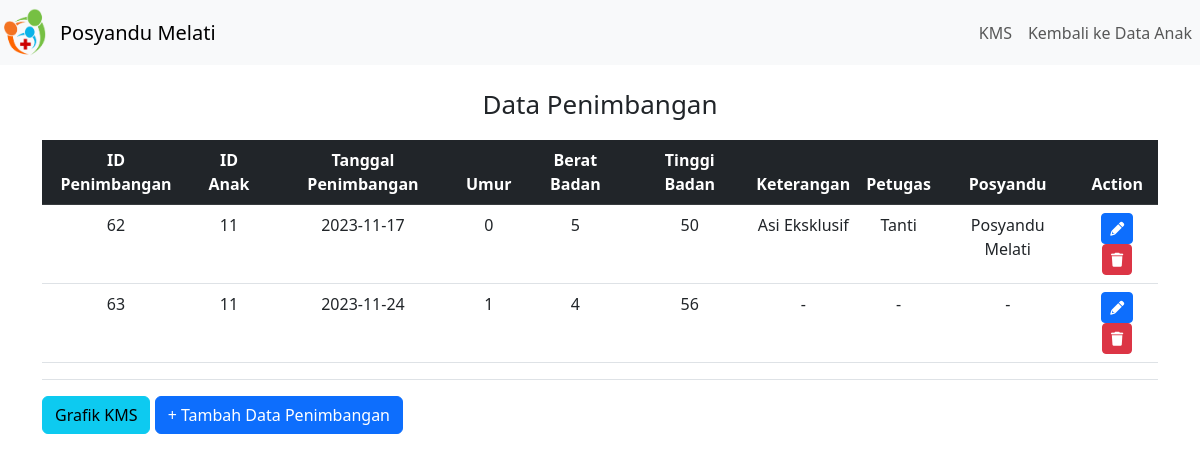
The app's page /penimbangan/data_penimbangan.php?id_anak=11 with its own data.
### tables this page shows
CREATE TABLE `t_penimbangan` (
  `id_penimbangan` int(11) NOT NULL,
  `id_anak` int(11) NOT NULL,
  `tgl_penimbangan` date NOT NULL,
  `umur` int(2) NOT NULL,
  `berat_badan` float NOT NULL,
  `tinggi_badan` float NOT NULL,
  `keterangan` text NOT NULL,
  `petugas` varchar(100) NOT NULL,
  `posyandu` varchar(100) NOT NULL
);

### penimbangan/data_penimbangan.php (the view, shortened to what this page needs)
<!DOCTYPE html>
<html>
<head>
  <link rel="stylesheet" href="https://cdn.jsdelivr.net/npm/bootstrap@5.3.0/dist/css/bootstrap.min.css">
  <link rel="stylesheet" href="https://cdnjs.cloudflare.com/ajax/libs/font-awesome/6.0.0-beta3/css/all.min.css">
</head>
<body>
  <?php
  $id_anak = $_GET["id_anak"];
  include_once("connection_pnb.php");
  ?>
  <div class="navbar navbar-expand-lg navbar-light bg-light">
    <div class="navbar-logo">
      <img src="../img/Favicon.png" alt="Posyandu Logo">
    </div>
    <a class="navbar-brand" href="#">Posyandu Melati</a>
    <ul class="navbar-menu navbar-nav ms-auto">
      <li class="nav-item"><a class="nav-link" href="kms.php?id_anak=<?php echo $id_anak; ?>">KMS </a></li>
      <li class="nav-item"><a class="nav-link" href="../data_anak.php">Kembali ke Data Anak</a></li>
    </ul>
  </div>
  <div class="container mt-4">
    <h2 class="title">Data Penimbangan</h2>
    <table class="table">
      <thead class="table-dark">
        <tr>
          <th class="text-center">ID Penimbangan</th>
          <th class="text-center">ID Anak</th>
          <th class="text-center">Tanggal Penimbangan</th>
          <th class="text-center">Umur</th>
          <th class="text-center">Berat Badan</th>
          <th class="text-center">Tinggi Badan</th>
          <th class="text-center">Keterangan</th>
          <th class="text-center">Petugas</th>
          <th class="text-center">Posyandu</th>
          <th class="text-center">Action</th>
        </tr>
      </thead>
      <?php $query = $conn->query("SELECT * FROM t_penimbangan WHERE id_anak = '$id_anak'"); ?>
      <?php if ($query->rowCount() > 0): ?>
        <?php
        foreach ($query->fetchAll(PDO::FETCH_ASSOC) as $row):
          ?>
          <tr>
            <td class="text-center">
              <?php echo $row['id_penimbangan']; ?>
            </td>
            <td class="text-center">
              <?php echo $row['id_anak']; ?>
            </td>
            <td class="text-center">
              <?php echo $row['tgl_penimbangan']; ?>
            </td>
            <td class="text-center">
              <?php echo $row['umur']; ?>
            </td>
            <td class="text-center">
              <?php echo $row['berat_badan']; ?>
            </td>
            <td class="text-center">
              <?php echo $row['tinggi_badan']; ?>
            </td>
            <td class="text-center">
              <?php echo $row['keterangan']; ?>
            </td>
            <td class="text-center">
              <?php echo $row['petugas']; ?>
            </td>
            <td class="text-center">
              <?php echo $row['posyandu']; ?>
            </td>
            <td class="text-center">
              <a href="edit_pnb.php?id_penimbangan=<?php echo $row['id_penimbangan']; ?>" class="btn btn-sm btn-primary">
                <i class="fas fa-pencil-alt"></i>
              </a>
              <a href="delete_pnb.php?id_penimbangan=<?php echo $row['id_penimbangan']; ?>&id_anak=<?php echo $row['id_anak']; ?>"
                class="btn btn-sm btn-danger">
                <i class="fas fa-trash"></i>
              </a>
            </td>
          </tr>
          <?php
        endforeach;
        ?>
      <?php else: ?>
        <tr>
          <td colspan="10" class="empty-data text-center">Belum ada data penimbangan</td>
        </tr>
      <?php endif; ?>
      <tfoot>
        <tr>
          <th colspan="10"> </th>
        </tr>
      </tfoot>
    </table>
    <div class="action-links">
      <a href="kms.php?id_anak=<?php echo $id_anak; ?>" class="btn btn-info">Grafik KMS</a>
      <a href="create_pnb.php?id_anak=<?php echo $id_anak; ?>" class="btn btn-primary">+ Tambah Data Penimbangan</a>
    </div>
  </div>
</body>
</html>

### penimbangan/data_penimbangan.php (style rules this page uses)
.navbar-logo img { width: 50px; margin-right: 10px; }
.navbar a { text-decoration: none; }
.title { text-align: center; margin-top: 20px; font-size: 26px; margin-bottom: 20px; }

### records on screen
t_penimbangan: id_penimbangan "62", id_anak "11", tgl_penimbangan "2023-11-17", umur "0", berat_badan "5", tinggi_badan "50", keterangan "Asi Eksklusif", petugas "Tanti", posyandu "Posyandu Melati"
t_penimbangan: id_penimbangan "63", id_anak "11", tgl_penimbangan "2023-11-24", umur "1", berat_badan "4", tinggi_badan "56", keterangan "-", petugas "-", posyandu "-"
